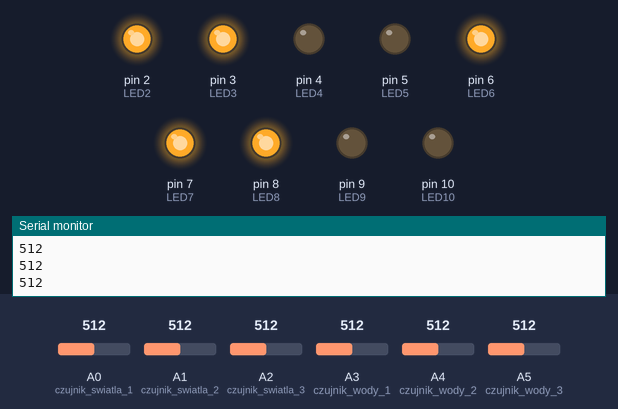
The sketch below on a simulated Arduino Uno, built with avr-gcc and run on an emulated ATmega328P. Parts: output pins drawn as LEDs (lit = HIGH), the last lines printed to the serial monitor. The inputs (shaded band) are chosen by the test bench; at power-on: A0 (czujnik_swiatla_1) = 512, A3 (czujnik_wody_1) = 512, A1 (czujnik_swiatla_2) = 512, A2 (czujnik_swiatla_3) = 512, A4 (czujnik_wody_2) = 512, A5 (czujnik_wody_3) = 512. Pins used as bus, display or sensor lines are not drawn.

Above: at 1.2 s.
1.3 s: A0 (czujnik_swiatla_1) set to 217
3.2 s: A0 (czujnik_swiatla_1) set to 187
At 4.7 s:
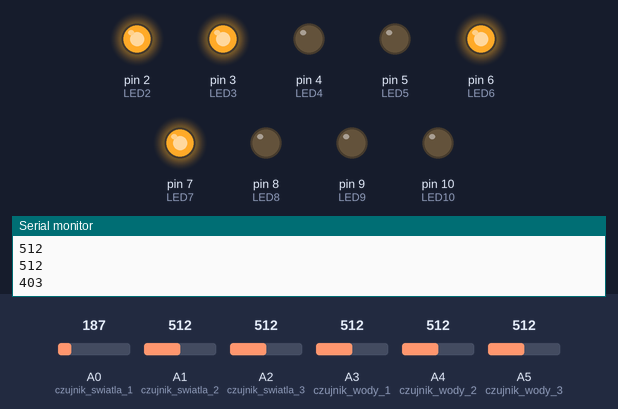
5.5 s: A3 (czujnik_wody_1) set to 221
7.2 s: A3 (czujnik_wody_1) set to 195
At 8.9 s:
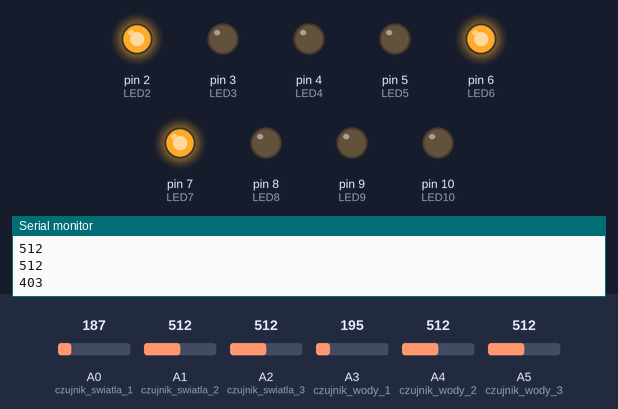
9.5 s: A1 (czujnik_swiatla_2) set to 522
11.2 s: A1 (czujnik_swiatla_2) set to 549
At 13.1 s:
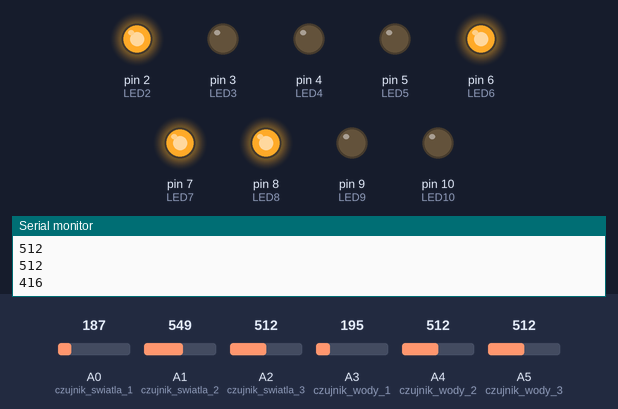
Timing chart, 0 to 14.6 s (numbered marks = the images above; inputs shaded):
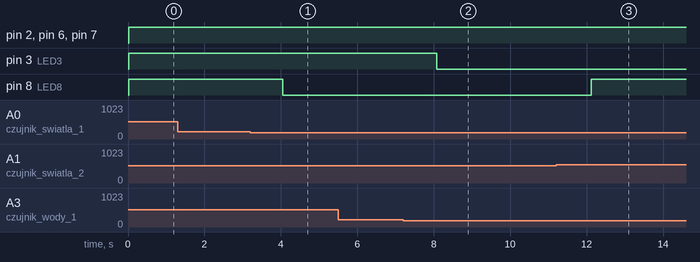

Measured:
- the behaviour switches between 206 and 205 on A0 (czujnik_swiatla_1) (found by bisection; images 0 and 1)
- the behaviour switches between 206 and 205 on A3 (czujnik_wody_1) (found by bisection; images 1 and 2)
- the behaviour switches between 530 and 531 on A1 (czujnik_swiatla_2) (found by bisection; images 2 and 3)
- after the input at 3.2 s, pin 8 (LED8): HIGH → LOW after 0.85 s
- after the input at 7.2 s, pin 3 (LED3): HIGH → LOW after 0.88 s
- after the input at 11.2 s, pin 8 (LED8): LOW → HIGH after 0.92 s

The sketch:

Doniczka.ino
```cpp
#include <TimeLib.h>
int czujnik_swiatla_1 = A0;
int czujnik_swiatla_2 = A1;
int czujnik_swiatla_3 = A2;
int czujnik_wody_1 = A3;
int czujnik_wody_2 = A4;
int czujnik_wody_3 = A5;
int LED1 = 1;
int LED2 = 2;
int LED3 = 3;
int LED4 = 4;
int LED5 = 5;
int LED6 = 6;
int LED7 = 7;
int LED8 = 8;
int LED9 = 9;
int LED10 = 10;
int minuta = 00;
int godzina = 16;
int dzien = 02;
int miesiac = 05;
int rok = 2023;
//
int natezenie_swiatla = 0;
int wilgotnosc = 0;

//int czujnik_wody_1 = A5;
//int czujnik_wody_2 = A6;

void setup() {
  Serial.begin(9600);
  Serial.println("----  Test doniczka  ----");
  pinMode(1, OUTPUT);
  pinMode(2, OUTPUT);
  pinMode(3, OUTPUT);
  pinMode(4, OUTPUT);
  pinMode(5, OUTPUT);
  pinMode(6, OUTPUT);
  pinMode(7, OUTPUT);
  pinMode(8, OUTPUT);
  pinMode(9, OUTPUT);
  pinMode(10, OUTPUT);
}
void ledy()
{
  if(wilgotnosc <= 205)
  {
    digitalWrite(LED1, HIGH);
    digitalWrite(LED2, LOW);
    digitalWrite(LED3, LOW);
    digitalWrite(LED4, LOW);
    digitalWrite(LED5, LOW);
  }
  if(wilgotnosc > 205 && wilgotnosc < 410)
  {
    digitalWrite(LED1, HIGH);
    digitalWrite(LED2, HIGH);
    digitalWrite(LED3, LOW);
    digitalWrite(LED4, LOW);
    digitalWrite(LED5, LOW);
  }
  if(wilgotnosc >= 410 && wilgotnosc < 615)
  {
    digitalWrite(LED1, HIGH);
    digitalWrite(LED2, HIGH);
    digitalWrite(LED3, HIGH);
    digitalWrite(LED4, LOW);
    digitalWrite(LED5, LOW);
  }
  if(wilgotnosc >= 615 && wilgotnosc < 820)
  {
    digitalWrite(LED1, HIGH);
    digitalWrite(LED2, HIGH);
    digitalWrite(LED3, HIGH);
    digitalWrite(LED4, HIGH);
    digitalWrite(LED5, LOW);
  }
  if(wilgotnosc >= 820 && wilgotnosc <= 1023)
  {
    digitalWrite(LED1, HIGH);
    digitalWrite(LED2, HIGH);
    digitalWrite(LED3, HIGH);
    digitalWrite(LED4, HIGH);
    digitalWrite(LED5, HIGH);
  }
  /*
  if(natezenie_swiatla <= 1023 && natezenie_swiatla > 820)
  {
    digitalWrite(LED6, HIGH);
    digitalWrite(LED7, LOW);
    digitalWrite(LED8, LOW);
    digitalWrite(LED9, LOW);
    digitalWrite(LED10, LOW);
  }
  if(natezenie_swiatla <= 820 && natezenie_swiatla > 615)
  {
    digitalWrite(LED6, HIGH);
    digitalWrite(LED7, HIGH);
    digitalWrite(LED8, LOW);
    digitalWrite(LED9, LOW);
    digitalWrite(LED10, LOW);
  }
  if(natezenie_swiatla <= 615 && natezenie_swiatla > 410)
  {
    digitalWrite(LED6, HIGH);
    digitalWrite(LED7, HIGH);
    digitalWrite(LED8, HIGH);
    digitalWrite(LED9, LOW);
    digitalWrite(LED10, LOW);
  }
  if(natezenie_swiatla <= 410 && natezenie_swiatla < 205)
  {
    digitalWrite(LED6, HIGH);
    digitalWrite(LED7, HIGH);
    digitalWrite(LED8, HIGH);
    digitalWrite(LED9, HIGH);
    digitalWrite(LED10, LOW);
  }
  if(natezenie_swiatla <= 205)
  {
    digitalWrite(LED6, HIGH);
    digitalWrite(LED7, HIGH);
    digitalWrite(LED8, HIGH);
    digitalWrite(LED9, HIGH);
    digitalWrite(LED10, HIGH);
  }
*/
if(natezenie_swiatla <= 205)
  {
    Serial.print(natezenie_swiatla);
    digitalWrite(LED6, HIGH);
    digitalWrite(LED7, LOW);
    digitalWrite(LED8, LOW);
    digitalWrite(LED9, LOW);
    digitalWrite(LED10, LOW);
  }
  else if(natezenie_swiatla > 205 && natezenie_swiatla < 410)
  {
    Serial.print(natezenie_swiatla);
    digitalWrite(LED6, HIGH);
    digitalWrite(LED7, HIGH);
    digitalWrite(LED8, LOW);
    digitalWrite(LED9, LOW);
    digitalWrite(LED10, LOW);
  }
  else if(natezenie_swiatla >= 410 && natezenie_swiatla < 615)
  {
    Serial.print(natezenie_swiatla);
    digitalWrite(LED6, HIGH);
    digitalWrite(LED7, HIGH);
    digitalWrite(LED8, HIGH);
    digitalWrite(LED9, LOW);
    digitalWrite(LED10, LOW);
  }
  else if(natezenie_swiatla >= 615 && natezenie_swiatla < 820)
  {
    Serial.print(natezenie_swiatla);
    digitalWrite(LED6, HIGH);
    digitalWrite(LED7, HIGH);
    digitalWrite(LED8, HIGH);
    digitalWrite(LED9, HIGH);
    digitalWrite(LED10, LOW);
  }
  else if(natezenie_swiatla >= 820 && natezenie_swiatla <= 1023)
  {
    Serial.print(natezenie_swiatla);
    digitalWrite(LED6, HIGH);
    digitalWrite(LED7, HIGH);
    digitalWrite(LED8, HIGH);
    digitalWrite(LED9, HIGH);
    digitalWrite(LED10, HIGH);
  }
}

void czas()
 {
  Serial.print(day(now()));
  Serial.print("/");
  Serial.print(month(now()));
  Serial.print("/");
  Serial.print(year(now()));
  Serial.print(" ");
  Serial.print(hour(now()));
  Serial.print(":");
  Serial.print(minute(now()));
 }

void obsluga()
{
  minuta+=10;
  if(minuta==60)
  {
    godzina+=1;
    minuta=0;
  }
  if(godzina==24)
  {
    dzien+=1;
    godzina=0;
  }

}

void loop()
{

  setTime(godzina,minuta,00,dzien,miesiac,rok);
  natezenie_swiatla = (analogRead(czujnik_swiatla_1)+analogRead(czujnik_swiatla_2)+analogRead(czujnik_swiatla_3))/3;
  wilgotnosc = (analogRead(czujnik_wody_1)+analogRead(czujnik_wody_2)+analogRead(czujnik_wody_3))/3;
  czas();
  Serial.print(" ");
  Serial.print(natezenie_swiatla);
  Serial.print(" ");
  Serial.print(wilgotnosc);
  Serial.println("");
  Serial.print(analogRead(czujnik_swiatla_1));
  Serial.println("");
  Serial.print(analogRead(czujnik_swiatla_2));
  Serial.println("");
  Serial.print(analogRead(czujnik_swiatla_3));
  Serial.println("");
  Serial.print(analogRead(czujnik_wody_1));
  Serial.println("");
  Serial.print(analogRead(czujnik_wody_2));
  Serial.println("");
  Serial.print(analogRead(czujnik_wody_3));
  Serial.println("");
  obsluga();
  ledy();
  delay(1000);
}
```
